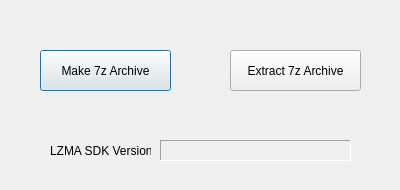
<?xml version="1.0" encoding="UTF-8"?>
<ui version="4.0">
 <class>Q7Zip_Window</class>
 <widget class="QDialog" name="Q7Zip_Window">
  <property name="geometry">
   <rect>
    <x>0</x>
    <y>0</y>
    <width>400</width>
    <height>190</height>
   </rect>
  </property>
  <property name="sizePolicy">
   <sizepolicy hsizetype="Fixed" vsizetype="Fixed">
    <horstretch>0</horstretch>
    <verstretch>0</verstretch>
   </sizepolicy>
  </property>
  <property name="minimumSize">
   <size>
    <width>400</width>
    <height>190</height>
   </size>
  </property>
  <property name="maximumSize">
   <size>
    <width>400</width>
    <height>190</height>
   </size>
  </property>
  <property name="windowTitle">
   <string>Q7Zip</string>
  </property>
  <widget class="QPushButton" name="Make7zButton">
   <property name="geometry">
    <rect>
     <x>40</x>
     <y>50</y>
     <width>131</width>
     <height>41</height>
    </rect>
   </property>
   <property name="text">
    <string>Make 7z Archive</string>
   </property>
  </widget>
  <widget class="QPushButton" name="Extract7zButton">
   <property name="geometry">
    <rect>
     <x>230</x>
     <y>50</y>
     <width>131</width>
     <height>41</height>
    </rect>
   </property>
   <property name="text">
    <string>Extract 7z Archive</string>
   </property>
  </widget>
  <widget class="QLabel" name="LZMA_SDK_label">
   <property name="geometry">
    <rect>
     <x>50</x>
     <y>140</y>
     <width>101</width>
     <height>21</height>
    </rect>
   </property>
   <property name="text">
    <string>LZMA SDK Version</string>
   </property>
  </widget>
  <widget class="QLabel" name="LZMA_SDK_Label">
   <property name="geometry">
    <rect>
     <x>160</x>
     <y>140</y>
     <width>191</width>
     <height>21</height>
    </rect>
   </property>
   <property name="sizePolicy">
    <sizepolicy hsizetype="Fixed" vsizetype="Fixed">
     <horstretch>0</horstretch>
     <verstretch>0</verstretch>
    </sizepolicy>
   </property>
   <property name="frameShape">
    <enum>QFrame::Panel</enum>
   </property>
   <property name="frameShadow">
    <enum>QFrame::Sunken</enum>
   </property>
   <property name="lineWidth">
    <number>1</number>
   </property>
   <property name="text">
    <string/>
   </property>
   <property name="alignment">
    <set>Qt::AlignCenter</set>
   </property>
  </widget>
 </widget>
 <resources/>
 <connections/>
</ui>
